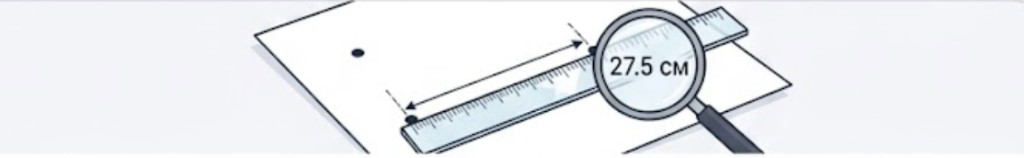
#> input picture src/assets/size-guide/step-3.jpg, 1024 x 158 px
$ python fit_canvas.py --cutout ../../../../src/assets/size-guide/step-3.jpg out.png
#> lines starting #> are read from the running program, lines starting #| are printed output that depends on the picture
#> in letterbox, im is the input picture: PIL image 1024x158 RGB; mean R, G, B 234.3, 236.2, 239.8
#!/usr/bin/env python3
"""Letterbox a generated shoe photo onto the catalog / gallery canvas.

Usage:
  python3 fit_canvas.py --cutout --key-magenta src.png public/products/new/{stem}.png
  python3 fit_canvas.py --gallery src.png public/products/new/gallery/{stem}-front.png
"""

from __future__ import annotations

import argparse
import collections
import sys
from pathlib import Path

from PIL import Image

CUTOUT = (1000, 720)
GALLERY = (1536, 1024)
PAD = 0.08
MAGENTA = (255, 0, 255)


def checkerboard(im: Image.Image) -> bool:
    """True only for a baked gray/white checker, not a solid white studio."""
    im = im.convert("RGBA")
    w, h = min(im.size[0], 48), min(im.size[1], 48)
#> w = 48; h = 48
    patch = im.crop((0, 0, w, h))
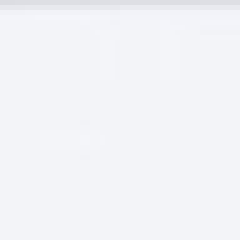
#> patch: PIL image 48x48 RGBA (shown 5 times larger); mean R, G, B, A 242.4, 243.4, 247.5, 255
    lights, mids = 0, 0
    n = 0
    for y in range(0, h, 2):
        for x in range(0, w, 2):
            r, g, b, a = patch.getpixel((x, y))
            if a < 200:
                continue
            n += 1
            avg = (r + g + b) / 3
            if avg > 245:
                lights += 1
            elif 170 < avg < 220 and abs(r - g) < 12 and abs(g - b) < 12:
                mids += 1
#> after the loop, lights = 56; mids = 0; n = 576
    if n < 20:
        return False
    return lights / n > 0.25 and mids / n > 0.25


# [61 lines left out: functions drop_magenta_pixels, key_chroma, not called in this run]


def letterbox(
    src: Path,
    dst: Path,
    size: tuple[int, int],
    transparent: bool,
    key_magenta: bool,
) -> None:
    im = Image.open(src)
    if transparent:
        im = im.convert("RGBA")
        if checkerboard(im):
            print(f"CHECKERBOARD {src} — regenerate, do not flood-fill", file=sys.stderr)
            sys.exit(3)
        if key_magenta:
            im = key_chroma(im, MAGENTA)
            im = drop_magenta_pixels(im)
    else:
        im = im.convert("RGB")

    cw, ch = size
#> cw = 1000; ch = 720
    max_w = int(cw * (1 - 2 * PAD))
#> max_w = 840
    max_h = int(ch * (1 - 2 * PAD))
#> max_h = 604
    ratio = min(max_w / im.width, max_h / im.height)
#> ratio = 0.82
    nw, nh = max(1, int(im.width * ratio)), max(1, int(im.height * ratio))
#> nw = 840; nh = 129
    im = im.resize((nw, nh), Image.Resampling.LANCZOS)
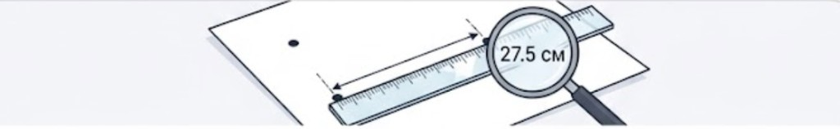
#> im: PIL image 840x129 RGBA; mean R, G, B, A 234.3, 236.2, 239.8, 255
    x = (cw - nw) // 2
#> x = 80
    y = (ch - nh) // 2
#> y = 295

    if transparent:
        canvas = Image.new("RGBA", size, (0, 0, 0, 0))
#> canvas: PIL image 1000x720 RGBA; every value is 0
        if im.mode != "RGBA":
            im = im.convert("RGBA")
        canvas.alpha_composite(im, (x, y))
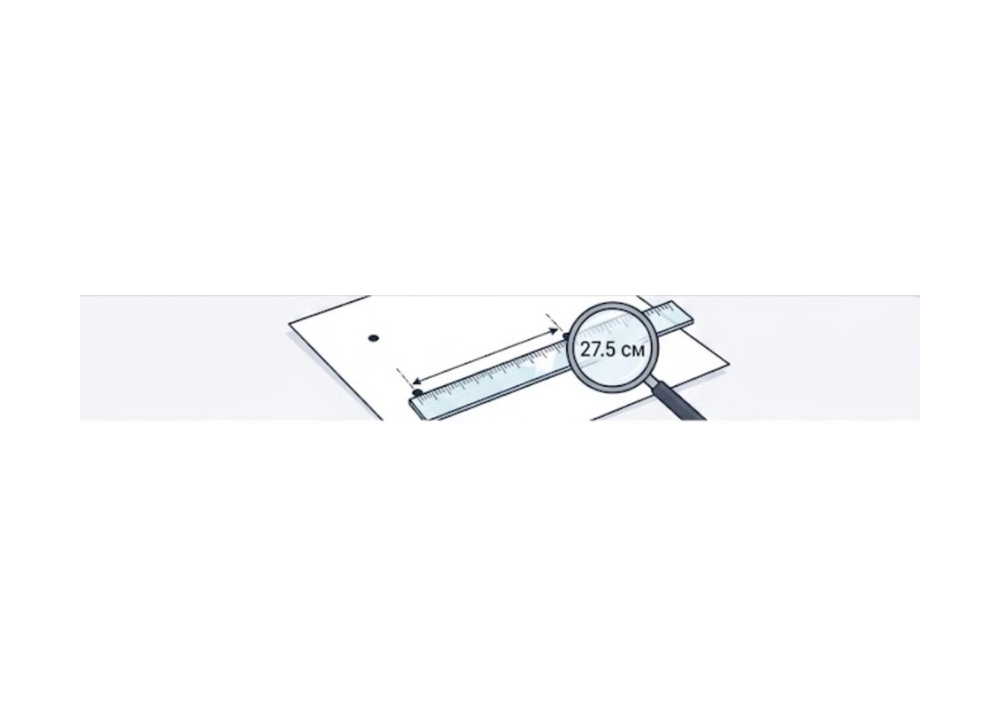
#> canvas: PIL image 1000x720 RGBA; mean R, G, B, A 35.3, 35.5, 36.1, 38.4; transparent parts drawn white
        if key_magenta:
            canvas = drop_magenta_pixels(canvas)
        canvas.save(dst, "PNG", optimize=True)
    else:
        canvas = Image.new("RGB", size, (255, 255, 255))
        canvas.paste(im.convert("RGB"), (x, y))
        canvas.save(dst, "PNG", optimize=True)

    print(f"wrote {dst} {size[0]}x{size[1]} {'RGBA' if transparent else 'RGB'}")


def main() -> int:
    p = argparse.ArgumentParser()
    g = p.add_mutually_exclusive_group(required=True)
    g.add_argument("--cutout", action="store_true")
    g.add_argument("--gallery", action="store_true")
    p.add_argument("--key-magenta", action="store_true")
    p.add_argument("src")
    p.add_argument("dst")
    args = p.parse_args()
    dst = Path(args.dst)
    dst.parent.mkdir(parents=True, exist_ok=True)
    if args.cutout:
        letterbox(Path(args.src), dst, CUTOUT, True, args.key_magenta)
    else:
        letterbox(Path(args.src), dst, GALLERY, False, False)
    return 0


if __name__ == "__main__":
    raise SystemExit(main())
#> (the program exits here)

$ run again, on src/assets/size-guide/size-chart.png
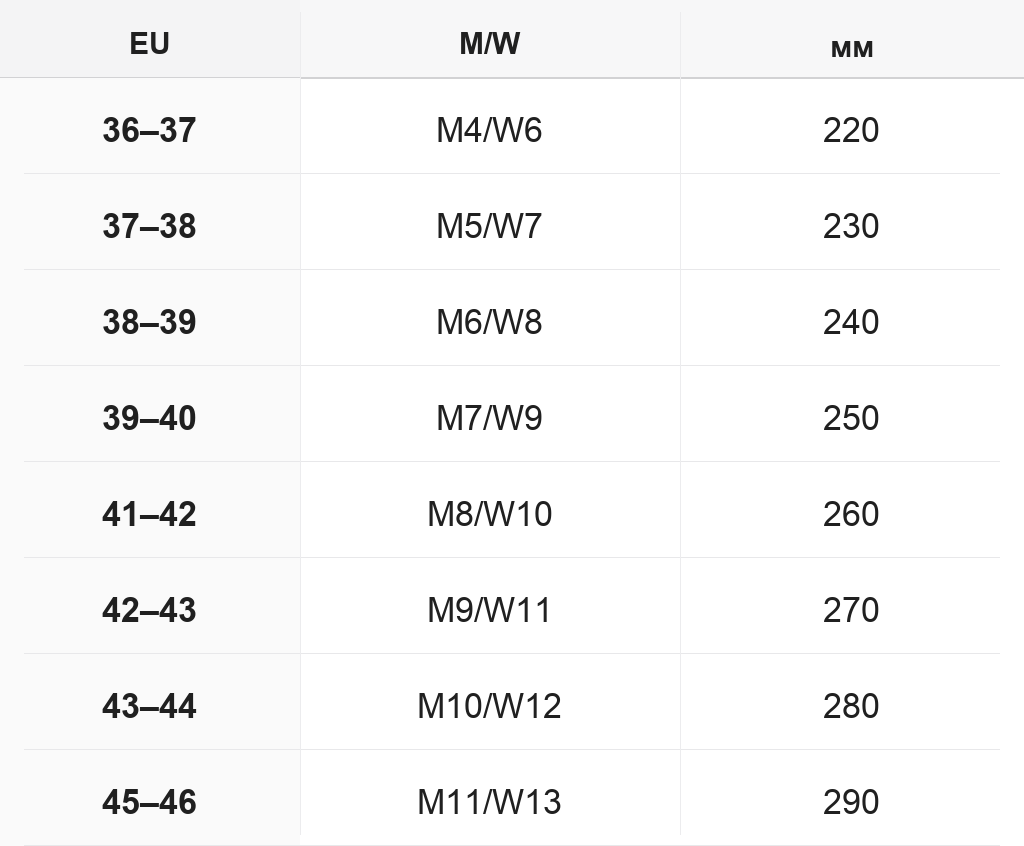
#> input picture src/assets/size-guide/size-chart.png, 1024 x 846 px
#> in letterbox, im is the input picture: PIL image 1024x846 RGB; mean R, G, B 247.2, 247.2, 247.3
#> after the loop in checkerboard, `for y in range(0, h, 2):`: lights = 0; n = 576
#> cw = 1000; ch = 720
#> max_w = 840
#> max_h = 604
#> ratio = 0.714
#> nw = 731; nh = 604
#> x = 134
#> y = 58
#> in letterbox, `canvas.alpha_composite(im, (x, y))`:
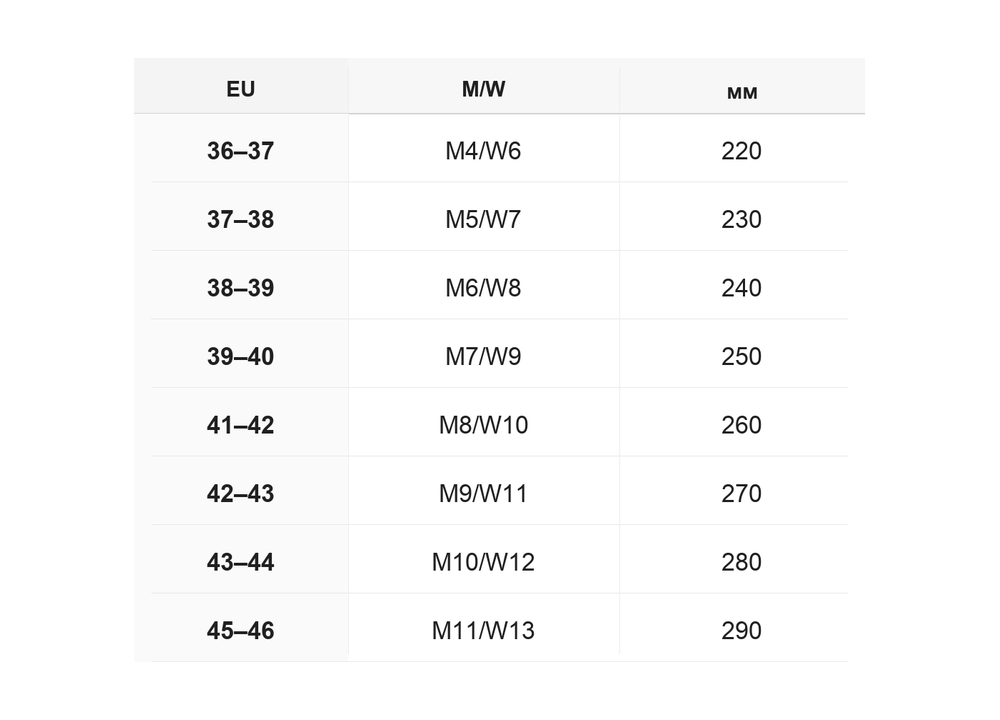
#> canvas: PIL image 1000x720 RGBA; mean R, G, B, A 151.5, 151.5, 151.5, 156.4; transparent parts drawn white

$ run again, on src/assets/size-guide/step-1.png
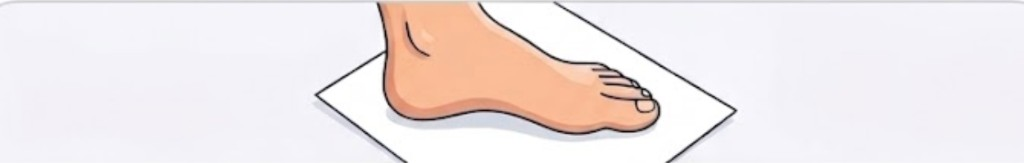
#> input picture src/assets/size-guide/step-1.png, 1024 x 163 px
#> in letterbox, im is the input picture: PIL image 1024x163 RGB; mean R, G, B 239.8, 231.1, 231.3
#> in checkerboard, `patch = im.crop((0, 0, w, h))`:
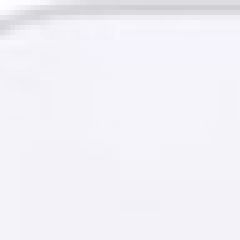
#> patch: PIL image 48x48 RGBA (shown 5 times larger); mean R, G, B, A 242.3, 241.3, 247.1, 255
#> after the loop in checkerboard, `for y in range(0, h, 2):`: lights = 337; mids = 10; n = 576
#> cw = 1000; ch = 720
#> max_w = 840
#> max_h = 604
#> ratio = 0.82
#> nw = 840; nh = 133
#> x = 80
#> y = 293
#> in letterbox, `canvas.alpha_composite(im, (x, y))`:
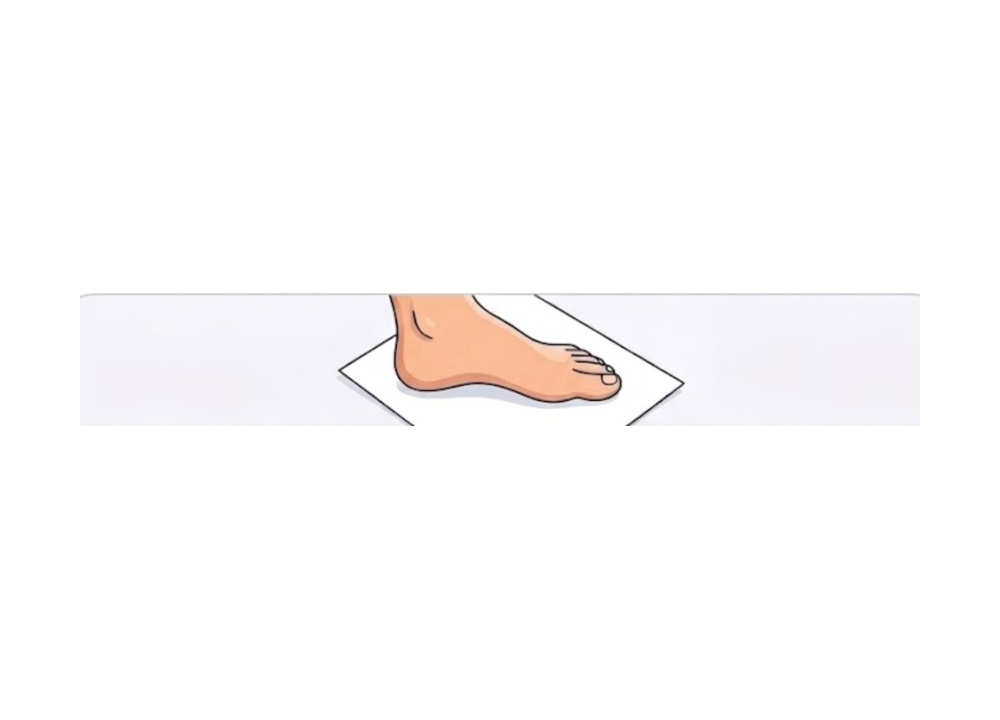
#> canvas: PIL image 1000x720 RGBA; mean R, G, B, A 37.2, 35.9, 35.9, 39.6; transparent parts drawn white

$ run again, on src/assets/size-guide/step-2.png
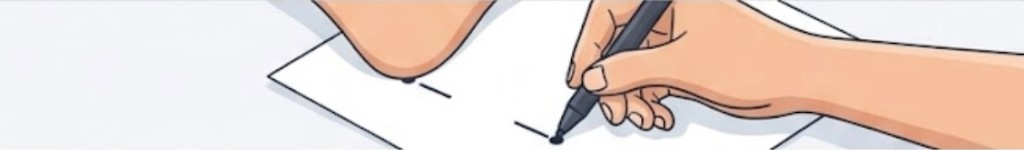
#> input picture src/assets/size-guide/step-2.png, 1024 x 150 px
#> in letterbox, im is the input picture: PIL image 1024x150 RGB; mean R, G, B 232.3, 215.7, 208.1
#> after the loop in checkerboard, `for y in range(0, h, 2):`: lights = 96; mids = 0; n = 576
#> cw = 1000; ch = 720
#> max_w = 840
#> max_h = 604
#> ratio = 0.82
#> nw = 840; nh = 123
#> in letterbox, `im = im.resize((nw, nh), Image.Resampling.LANCZOS)`:
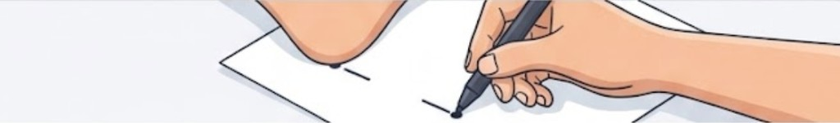
#> im: PIL image 840x123 RGBA; mean R, G, B, A 232.3, 215.7, 208.1, 255
#> x = 80
#> y = 298
#> in letterbox, `canvas.alpha_composite(im, (x, y))`:
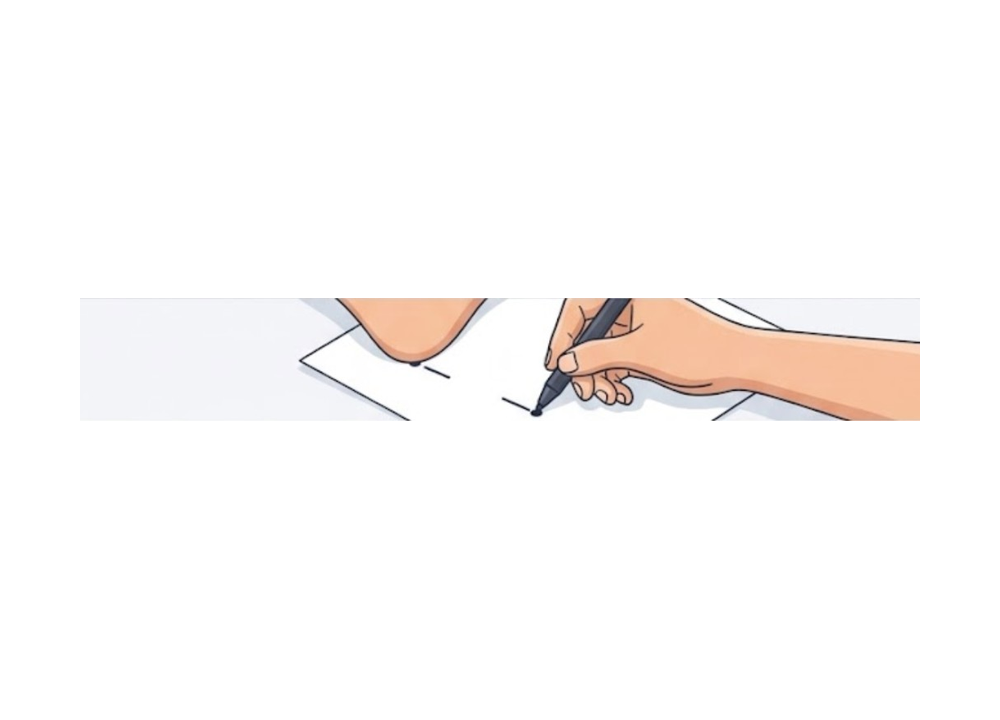
#> canvas: PIL image 1000x720 RGBA; mean R, G, B, A 33.3, 30.9, 29.9, 36.6; transparent parts drawn white
